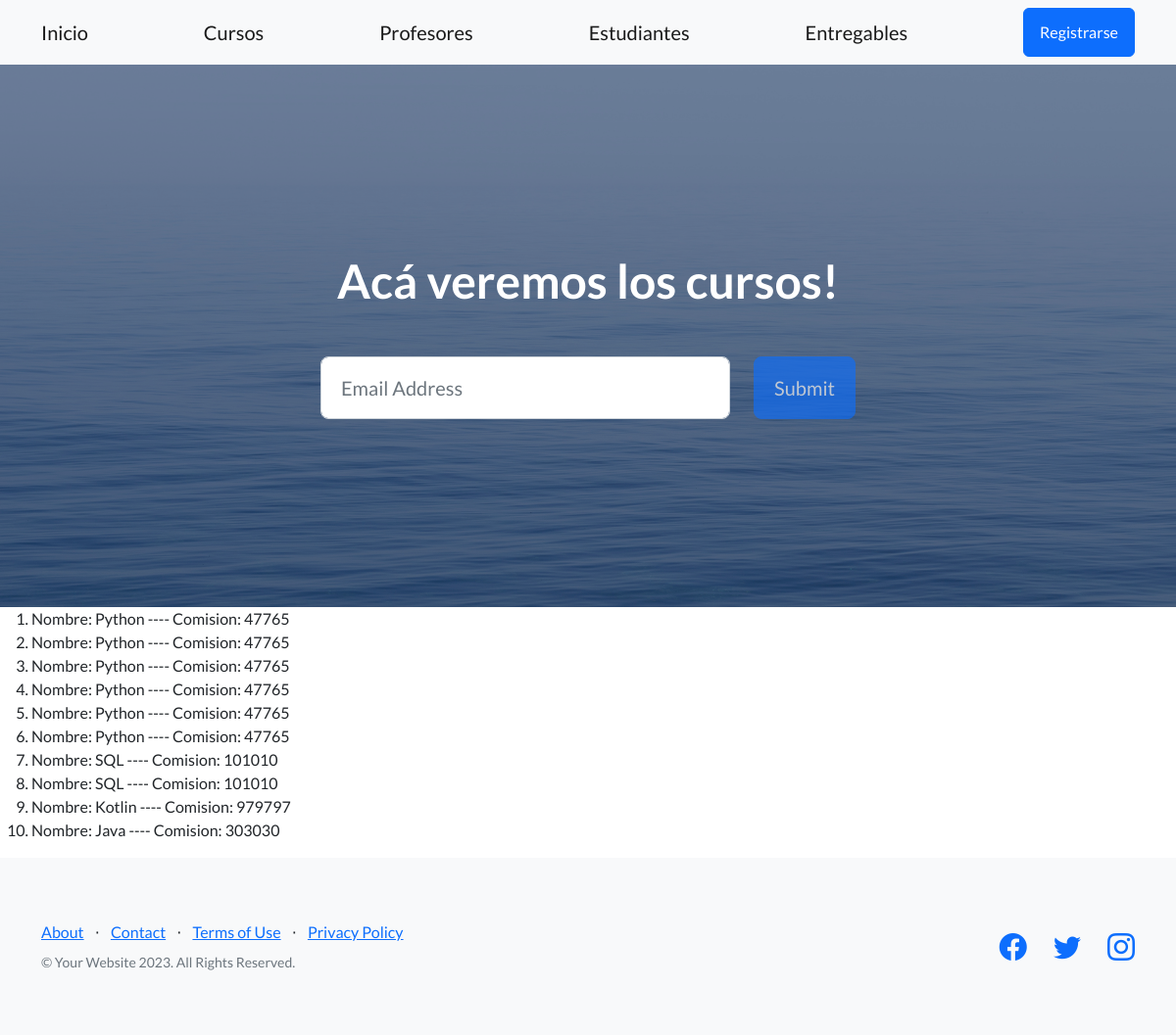
The page /AC/cursos/ on the database its author committed.
### AppCoder/models.py (models this page shows)
class Curso(models.Model):
    nombre = models.CharField(max_length=30)
    comision = models.IntegerField()

### AppCoder/views.py (the view)
# urls.py: path("cursos/", ver_cursos, name="VerCursos"),
def ver_cursos(request):
    todos = Curso.objects.all()
    return render(request, "AppCoder/ver_cursos.html", {"cursos":todos})

### AppCoder/templates/AppCoder/ver_cursos.html
{% extends "AppCoder/padre.html" %}
{% block titulo %}
Acá veremos los cursos!
{% endblock %}
{% block formulario %}
<ol>
    {% for curso in cursos %}
        <li>
            Nombre: {{curso.nombre}} ---- Comision: {{curso.comision}}
        </li>
    {% endfor %}
    </ol>
{% endblock  %}

### rows shown on the page
Curso: nombre "Python", comision "47765"
Curso: nombre "Python", comision "47765"
Curso: nombre "Python", comision "47765"
Curso: nombre "Python", comision "47765"
Curso: nombre "Python", comision "47765"
Curso: nombre "Python", comision "47765"
Curso: nombre "SQL", comision "101010"
Curso: nombre "SQL", comision "101010"
Curso: nombre "Kotlin", comision "979797"
Curso: nombre "Java", comision "303030"
